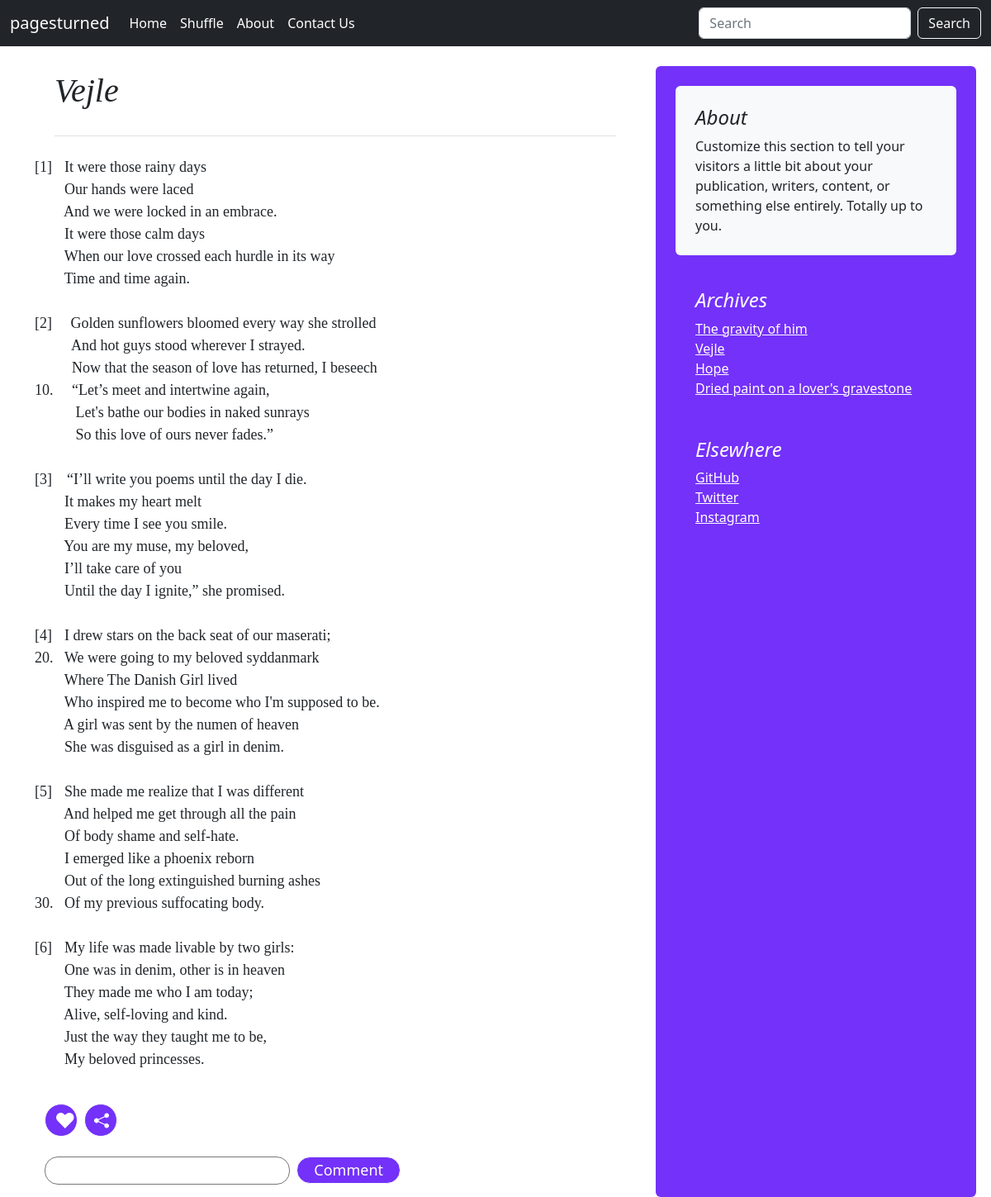
Page /blog/poempage/2 on the committed database.
### blog/models.py (models this page shows, shortened)
class Poem(models.Model):
    poem_id = models.AutoField(primary_key=True)
    title = models.CharField(max_length=100, default="")
    genre = models.CharField(max_length=100, default="")
    image = models.ImageField(upload_to="blog/images", default="")
    poem = models.TextField(max_length=10000, default="")
    date_added = models.DateField(default=now)
    likes = models.IntegerField(blank=True, null=True)
    comments = models.CharField(max_length=500, default="", blank=True)

### blog/views.py (the view)
# urls.py: path("poempage/<int:poemid>", views.poempage, name="Poem"),
def poempage(request, poemid):
    poem = Poem.objects.filter(poem_id=poemid)
    li = Poem.objects.all()
    return render(request, 'blog/poempage.html', {'poems': poem, "li": li})

### blog/templates/blog/poempage.html (shortened to what this page needs)
{% extends 'blog/basic.html' %}
{% block body %}
    <div class="container mt-4">
    <div class="row g-5">
    <div class="col-md-8">
        {% for poem in poems %}
      <pre style="font-size: 40px; font-family: Georgia, 'Times New Roman', Times, serif;" class="pb-4 mb-4 mx-4 fst-italic border-bottom">{{poem.title}}</pre>
      <pre style="font-size: 18px; font-family:Georgia, 'Times New Roman', Times, serif;">{{poem.poem}}</pre>
      <br>
      <div class="container">
        <form method="post" id="interaction">
        <button type="submit" class="btn btn-outline-light btn-circle button" name="like" id="like">&hearts;</button>&nbsp;
        <button type="submit" class="btn btn-outline-light btn-circle button"></button>
        <p>
        <textarea  rows="1" cols="30" id="comment" name="comment" style="resize: none;" class="mt-4 textarea"></textarea>&nbsp;
        <button type="submit" class="btn btn-outline-light btn-sm mt-4 button">Comment</button>
      </p>
    </form>
    </div>
    {% endfor %}
    </div>
    <div class="col-md-4 rounded side">
      <div class="position-sticky" style="top: 2rem; bottom: 2rem;">
        <div class="p-4 mb-3 mt-4 bg-light text-dark rounded">
          <h4 class="fst-italic">About</h4>
          <p class="mb-0">Customize this section to tell your visitors a little bit about your publication, writers, content, or something else entirely. Totally up to you.</p>
        </div>
        <div class="p-4">
          <h4 class="fst-italic">Archives</h4>
          <ol class="list-unstyled mb-0">
            {% for poem in li %}
            <li><a href="/blog/poempage/{{poem.poem_id}}">{{poem.title}}</a></li>
            {% endfor %}
          </ol>
        </div>
        <div class="p-4">
          <h4 class="fst-italic">Elsewhere</h4>
          <ol class="list-unstyled">
            <li><a href="https://github.com/scarletteenager" target="_blank">GitHub</a></li>
            <li><a href="https://www.twitter.com/glassedpoet/" target="_blank">Twitter</a></li>
            <li><a href="https://www.instagram.com/glassedpoet/" target="_blank">Instagram</a></li>
          </ol>
        </div>
      </div>
    </div>
  </div>
</div>
{% endblock %}

### rows in the picture
Poem: title "Vejle", poem "[1] It were those rainy days Our hands were laced And we were locked in an embrace. It were those calm days When our love crossed each hurdle in its way Time and time again. [2] Golden sunflowers bloomed every way she strolled And hot guys stood wherever I strayed. Now that the season of love has returned, I beseech 10. “Let’s meet and intertwine again, Let's bathe our bodies in naked sunrays So this love of ours never fades.” [3] “I’ll write you poems until the day I die. It makes my heart melt Every time I see you smile. You are my muse, my beloved, I’ll take care of you Until the day I ignite,” she promised. [4] I drew stars on the back seat of our maserati; 20. We were going to my…"
Poem: title "The gravity of him"
Poem: title "Hope"
Poem: title "Dried paint on a lover's gravestone"
